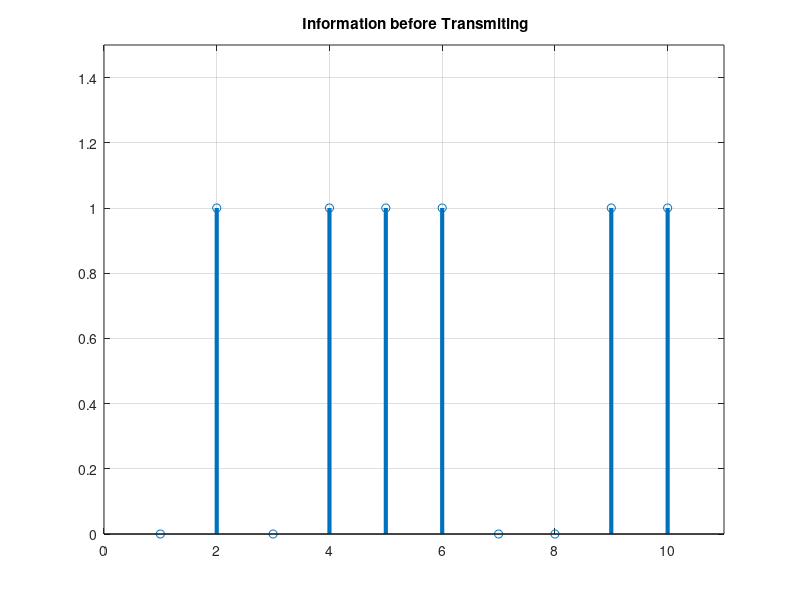
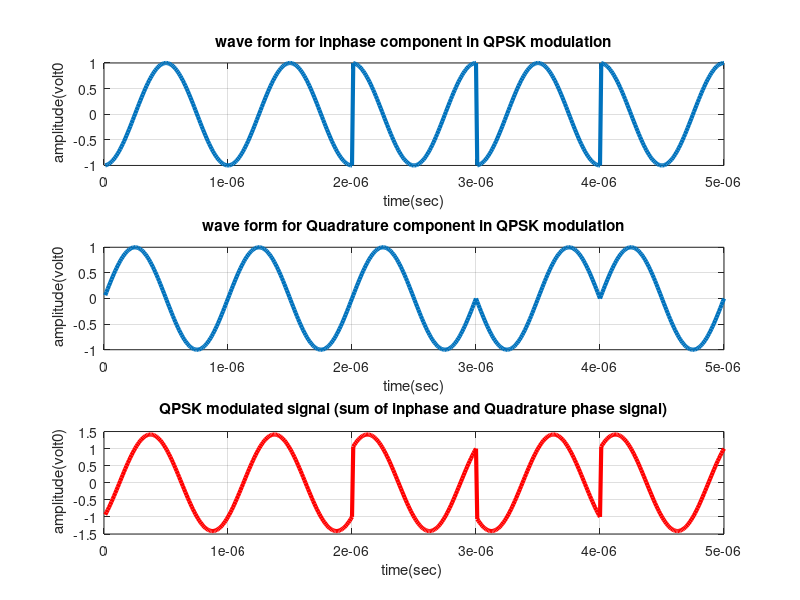
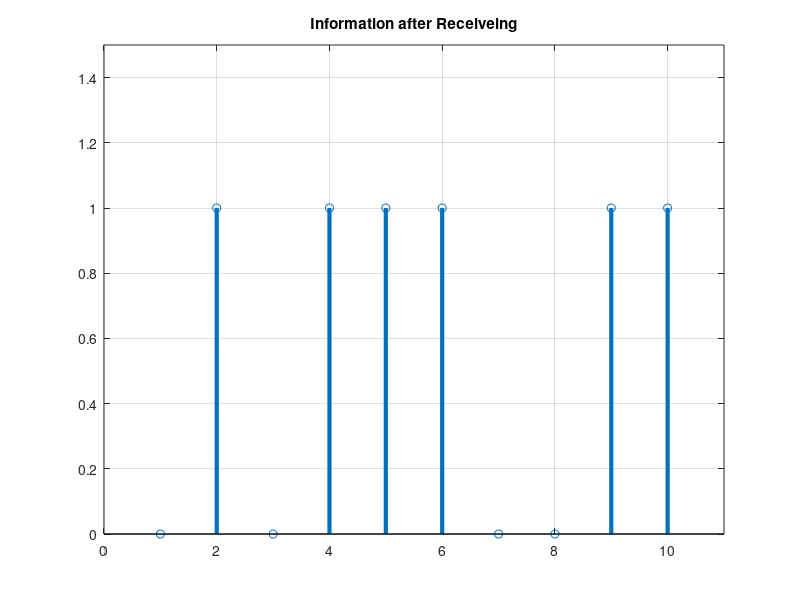

Recreate these plots in MATLAB, in order.
clc;
clear all;
close all;
data=[0  1 0 1 1 1 0 0 1 1]; % information
%Number_of_bit=1024;
%data=randint(Number_of_bit,1);
figure(1)
stem(data, 'linewidth',3), grid on;
title('  Information before Transmiting ');
axis([ 0 11 0 1.5]);
data_NZR=2*data-1; % Data Represented at NZR form for QPSK modulation
s_p_data=reshape(data_NZR,2,length(data)/2);  % S/P convertion of data
br=10.^6; %Let us transmission bit rate  1000000
f=br; % minimum carrier frequency
T=1/br; % bit duration
t=T/99:T/99:T; % Time vector for one bit information
% XXXXXXXXXXXXXXXXXXXXXXX QPSK modulatio  XXXXXXXXXXXXXXXXXXXXXXXXXXXXXXXXX
y=[];
y_in=[];
y_qd=[];
for(i=1:length(data)/2)
    y1=s_p_data(1,i)*cos(2*pi*f*t); % inphase component
    y2=s_p_data(2,i)*sin(2*pi*f*t) ;% Quadrature component
    y_in=[y_in y1]; % inphase signal vector
    y_qd=[y_qd y2]; %quadrature signal vector
    y=[y y1+y2]; % modulated signal vector
end
Tx_sig=y; % transmitting signal after modulation
tt=T/99:T/99:(T*length(data))/2;
figure(2)
subplot(3,1,1);
plot(tt,y_in,'linewidth',3), grid on;
title(' wave form for inphase component in QPSK modulation ');
xlabel('time(sec)');
ylabel(' amplitude(volt0');
subplot(3,1,2);
plot(tt,y_qd,'linewidth',3), grid on;
title(' wave form for Quadrature component in QPSK modulation ');
xlabel('time(sec)');
ylabel(' amplitude(volt0');
subplot(3,1,3);
plot(tt,Tx_sig,'r','linewidth',3), grid on;
title('QPSK modulated signal (sum of inphase and Quadrature phase signal)');
xlabel('time(sec) ');
ylabel(' amplitude(volt0)');
% XXXXXXXXXXXXXXXXXXXXXXXXXXXX QPSK demodulation XXXXXXXXXXXXXXXXXXXXXXXXXX
Rx_data=[];
Rx_sig=Tx_sig; % Received signal
for(i=1:1:length(data)/2)
    %%XXXXXX inphase coherent dector XXXXXXX
    Z_in=Rx_sig((i-1)*length(t)+1:i*length(t)).*cos(2*pi*f*t); 
    % above line indicat multiplication of received & inphase carred signal
    
    Z_in_intg=(trapz(t,Z_in))*(2/T);% integration using trapizodial rull
    if(Z_in_intg>0) % Decession Maker
        Rx_in_data=1;
    else
       Rx_in_data=0; 
    end
    
    %%XXXXXX Quadrature coherent detector XXXXXX
    Z_qd=Rx_sig((i-1)*length(t)+1:i*length(t)).*sin(2*pi*f*t);
    %above line indicat multiplication ofreceived & Quadphase carred signal
    
    Z_qd_intg=(trapz(t,Z_qd))*(2/T);%integration using trapizodial rull
        if (Z_qd_intg>0)% Decession Maker
        Rx_qd_data=1;
        else
       Rx_qd_data=0; 
        end
        
        
        Rx_data=[Rx_data  Rx_in_data  Rx_qd_data]; % Received Data vector
end
figure(3)
stem(Rx_data,'linewidth',3) 
title('Information after Receiveing');
axis([ 0 11 0 1.5]), grid on;
% XXXXXXXXXXXXXXXXXXXXXXXXX    end of program  XXXXXXXXXXXXXXXXXXXXXXXXXX